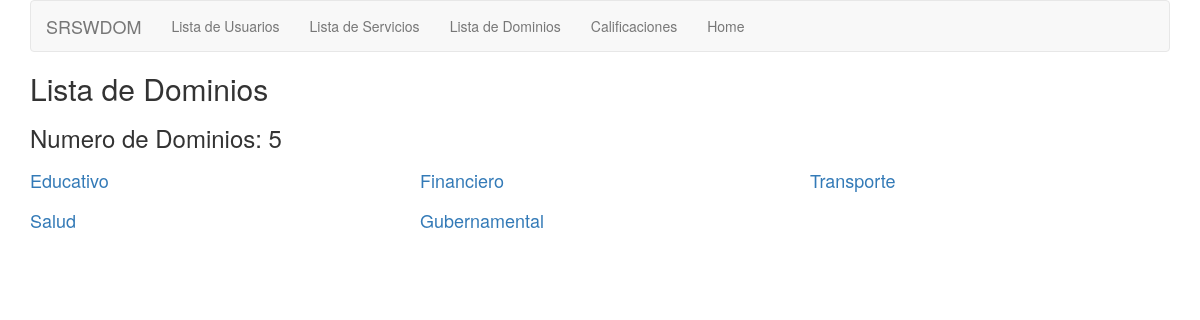
/recomendador/dominio, run on the app's committed database.
### recomendador/models.py (models this page shows)
class Dominio(models.Model):
	nombredominio = models.CharField(max_length=250,blank = True)

### recomendador/views.py (the view)
# urls.py: path('dominio', views.lista_dominios, name='lista_dominios'),
def lista_dominios(request):
	lista_dominios = Dominio.objects.order_by('id')
	context = {'lista_dominios':lista_dominios}
	return render(request,'recomendador/lista_dominios.html',context)

### recomendador/templates/recomendador/lista_dominios.html
{% extends 'base.html' %}
{% block title %}
<h2>Lista de Dominios</h2>
<h3>Numero de Dominios: {{lista_dominios.count}}</h3>
{% endblock %}
{% block content %}
{% if lista_dominios %}
<div class="row">
    {% for dominio in lista_dominios %}
    <div class="col-xs-6 col-lg-4">
        <h4><a href="{% url 'recomendador:detalle_dominio' dominio.id %}">
        {{ dominio.nombredominio }}
        </a></h4>
    </div>
    {% endfor %}
</div>
{% else %}
    <p>No hay dominios disponibles.</p>
{% endif %}
{% endblock %}

### data on the page
Dominio: nombredominio "Educativo"
Dominio: nombredominio "Financiero"
Dominio: nombredominio "Transporte"
Dominio: nombredominio "Salud"
Dominio: nombredominio "Gubernamental"

### other printed values
{{ lista_dominios.count }} "5"
